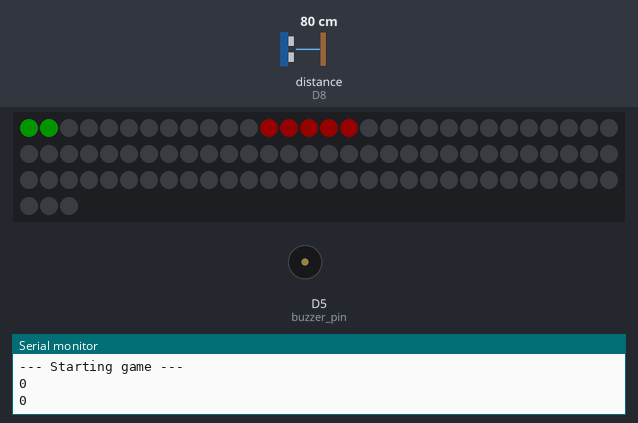
Recording of a sketch running on a simulated ESP8266 (NodeMCU). Shown: 93 RGB LEDs in strip order, left to right, continuing on the next row, buzzer (waves = sounding), the last lines printed to the serial monitor. Wiring (inferred from the names in the program): range finder with pulse-width output: data D8. The inputs (shaded band) are chosen by the test bench; at power-on: distance to the obstacle (sensor on D8) 80 cm. Dim RGB values are drawn brighter than linear; random numbers use the default seed unless the sketch sets one.

Above: at 0.1 s.
At 15.8 s:
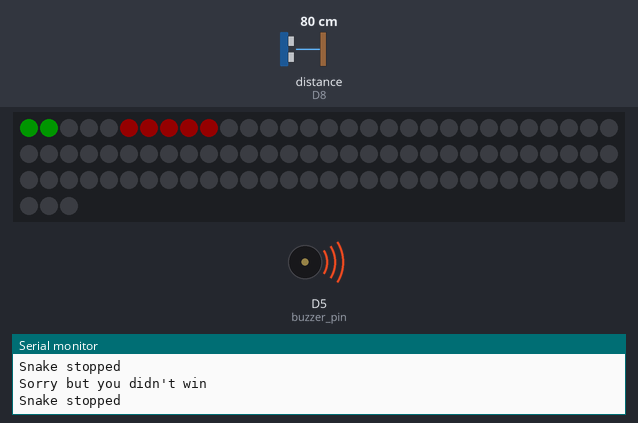
At 35.9 s:
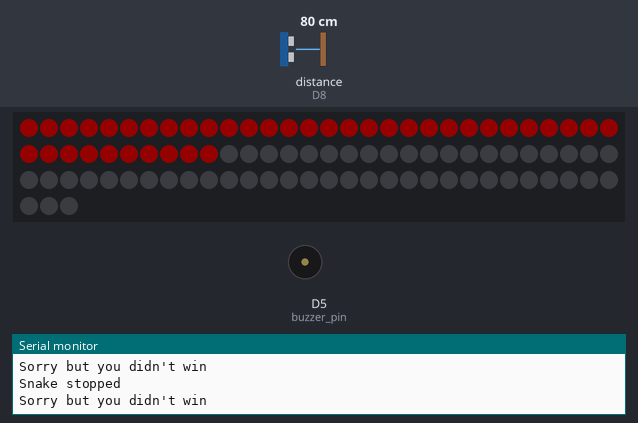
Timing chart, 0 to 37.4 s (numbered marks = the images above):
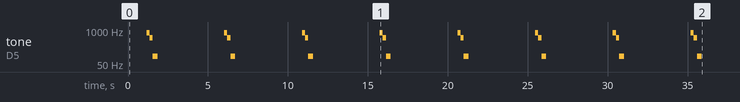

Measured:
- by itself, tone on D5 (buzzer_pin): repeats every 4.9 s: 500 Hz 0.20 s, 100 Hz 0.30 s, silent 4.2 s, 800 Hz 0.20 s
- what the display in image 1 shows lasts 1.7 s, from 14.7 s to 16.4 s

The sketch:

game.ino
```cpp
// (licence header left out)
#define NOTE_B0  31
#define NOTE_C1  33
#define NOTE_CS1 35
#define NOTE_D1  37
#define NOTE_DS1 39
#define NOTE_E1  41
#define NOTE_F1  44
#define NOTE_FS1 46
#define NOTE_G1  49
#define NOTE_GS1 52
#define NOTE_A1  55
#define NOTE_AS1 58
#define NOTE_B1  62
#define NOTE_C2  65
#define NOTE_CS2 69
#define NOTE_D2  73
#define NOTE_DS2 78
#define NOTE_E2  82
#define NOTE_F2  87
#define NOTE_FS2 93
#define NOTE_G2  98
#define NOTE_GS2 104
#define NOTE_A2  110
#define NOTE_AS2 117
#define NOTE_B2  123
#define NOTE_C3  131
#define NOTE_CS3 139
#define NOTE_D3  147
#define NOTE_DS3 156
#define NOTE_E3  165
#define NOTE_F3  175
#define NOTE_FS3 185
#define NOTE_G3  196
#define NOTE_GS3 208
#define NOTE_A3  220
#define NOTE_AS3 233
#define NOTE_B3  247
#define NOTE_C4  262
#define NOTE_CS4 277
#define NOTE_D4  294
#define NOTE_DS4 311
#define NOTE_E4  330
#define NOTE_F4  349
#define NOTE_FS4 370
#define NOTE_G4  392
#define NOTE_GS4 415
#define NOTE_A4  440
#define NOTE_AS4 466
#define NOTE_B4  494
#define NOTE_C5  523
#define NOTE_CS5 554
#define NOTE_D5  587
#define NOTE_DS5 622
#define NOTE_E5  659
#define NOTE_F5  698
#define NOTE_FS5 740
#define NOTE_G5  784
#define NOTE_GS5 831
#define NOTE_A5  880
#define NOTE_AS5 932
#define NOTE_B5  988
#define NOTE_C6  1047
#define NOTE_CS6 1109
#define NOTE_D6  1175
#define NOTE_DS6 1245
#define NOTE_E6  1319
#define NOTE_F6  1397
#define NOTE_FS6 1480
#define NOTE_G6  1568
#define NOTE_GS6 1661
#define NOTE_A6  1760
#define NOTE_AS6 1865
#define NOTE_B6  1976
#define NOTE_C7  2093
#define NOTE_CS7 2217
#define NOTE_D7  2349
#define NOTE_DS7 2489
#define NOTE_E7  2637
#define NOTE_F7  2794
#define NOTE_FS7 2960
#define NOTE_G7  3136
#define NOTE_GS7 3322
#define NOTE_A7  3520
#define NOTE_AS7 3729
#define NOTE_B7  3951
#define NOTE_C8  4186
#define NOTE_CS8 4435
#define NOTE_D8  4699
#define NOTE_DS8 4978

#include <FastLED.h>
#define LED_PIN D7
#define LED_NUM 93 // number of leds
CRGB pixels[LED_NUM];
const int strip_len = 40; // number of leds
unsigned int bounce_times = 1;
unsigned int score = 1;
const byte but_pin = D8;
unsigned int snake_s = 150;
bool is_clicked = false;
bool snake_bounce = false;
#define buzzer_pin D5
//Variables with fresh positions of snake
int snake_location[] = {0,0,0};
int rand_num[] = {0,0,0,0,0};
//Variables saved in a moment of interrupt
int snake_location_new[] = {0,0,0};
int rand_num_new[] = {0,0,0,0,0};
bool on_buzzer = true; // Turn on or off sound effects

int melody[] = {
  NOTE_C4, NOTE_G3, NOTE_G3, NOTE_A3, NOTE_G3, 0, NOTE_B3, NOTE_C4
};
int noteDurations[] = {
  4, 8, 8, 4, 4, 4, 4, 4
};
void setup() {
  Serial.begin(115200);
  pinMode(buzzer_pin,OUTPUT);
  FastLED.addLeds<WS2812B,LED_PIN,GRB>(pixels,LED_NUM);
  FastLED.setBrightness(20);
  FastLED.clear();
  Serial.println("--- Starting game ---");
  pinMode(but_pin,INPUT);
  attachInterrupt(digitalPinToInterrupt(but_pin),INT1, HIGH);
  bounce_times = 0;
  score = 0;
  Serial.println(bounce_times);
  Serial.println(score);
  Game_red_strip(strip_len); //Generate location for red strip
}
void Game(const int strip_length,int snake_speed,int length_tail){
  for(int i=0;i<strip_length;i++){
    if(is_clicked == true){
      Game_check(strip_len);
      goto game_check;
    }
    pixels[rand_num[0]].setRGB(255,0,0);
    pixels[rand_num[1]].setRGB(255,0,0);
    pixels[rand_num[2]].setRGB(255,0,0);
    pixels[rand_num[3]].setRGB(255,0,0);
    pixels[rand_num[4]].setRGB(255,0,0);
    FastLED.show();
    if(length_tail == 1){
      pixels[i].setRGB(0,255,0);
      FastLED.show();
    }else if(length_tail == 2){
      pixels[i].setRGB(0,255,0);
      pixels[i-1].setRGB(0,255,0);
      FastLED.show();
    }else if(length_tail ==3){
      pixels[i].setRGB(0,255,0);
      pixels[i-1].setRGB(0,255,0);
      pixels[i+1].setRGB(0,255,0);
      FastLED.show();
      snake_location[0] = i+1;
      snake_location[1] = i;
      snake_location[2] = i-1;
    }else{
      Serial.println("error");
    }
     delay(snake_speed);
//   Serial.print(snake_location[0]);
//   Serial.print(snake_location[1]);
//   Serial.print(snake_location[2]);
//   Serial.println(" ");
     FastLED.clear();
  }
  for(int i=strip_length;i>0;i--){
    if(is_clicked == true){
      Game_check(strip_len);
      goto game_check;
      }
    pixels[rand_num[0]].setRGB(255,0,0);
    pixels[rand_num[1]].setRGB(255,0,0);
    pixels[rand_num[2]].setRGB(255,0,0);
    pixels[rand_num[3]].setRGB(255,0,0);
    pixels[rand_num[4]].setRGB(255,0,0);
    FastLED.show();
    if(length_tail == 1){
      pixels[i].setRGB(0,255,0);
      FastLED.show();
    }else if(length_tail == 2){
      pixels[i].setRGB(0,255,0);
      pixels[i+1].setRGB(0,255,0);
      FastLED.show();
    }else if(length_tail == 3){
      pixels[i].setRGB(0,255,0);
      pixels[i-1].setRGB(0,255,0);
      pixels[i+1].setRGB(0,255,0);
      FastLED.show();
      snake_location[0] = i+1;
      snake_location[1] = i;
      snake_location[2] = i-1;
    }else{
      Serial.println("error");
    }
    delay(snake_speed);
    //Serial.print(snake_location[0]);
    //Serial.print(snake_location[1]);
    //Serial.print(snake_location[2]);
    //Serial.println(" ");
    FastLED.clear();
  }
  game_check:
  bounce_times++;
  //Serial.println(bounce_times);
  //Serial.println("Goto check function");
}
void Game_red_strip(int strip_length){
   //Create location for red strip
   int random_num  = random (3,strip_length-3);
   rand_num[0] = random_num+2;
   rand_num[1] = random_num+1;
   rand_num[2] = random_num;
   rand_num[3] = random_num-1;
   rand_num[4] = random_num-2;
 }
void loop() {
    Game(strip_len,snake_s,3);
}
ICACHE_RAM_ATTR void INT1(){
    is_clicked = true;
    //  Game_stop(strip_len);
    Game_save_location(strip_len);
}
void Game_save_variable(){
  snake_location_new[0] = snake_location[0];
  snake_location_new[1] = snake_location[1];
  snake_location_new[2] = snake_location[2];
  rand_num_new[0] = rand_num[0];
  rand_num_new[1] = rand_num[1];
  rand_num_new[2] = rand_num[2];
  rand_num_new[3] = rand_num[3];
  rand_num_new[4] = rand_num[4];
}
void Game_save_location(int strip_length){
  Game_save_variable();//Save location
}
void Game_check(int strip_length){
    if(is_clicked == true){
    FastLED.clear();
    Serial.println("Snake stopped");
    //snake
    pixels[snake_location_new[0]].setRGB(0,255,0);
    pixels[snake_location_new[1]].setRGB(0,255,0);
    pixels[snake_location_new[2]].setRGB(0,255,0);
    //Serial.print(snake_location_new[1]); // For checking position of the snake
    //red strip
    pixels[rand_num_new[0]].setRGB(255,0,0);
    pixels[rand_num_new[1]].setRGB(255,0,0);
    pixels[rand_num_new[2]].setRGB(255,0,0);
    pixels[rand_num_new[3]].setRGB(255,0,0);
    pixels[rand_num_new[4]].setRGB(255,0,0);
    FastLED.show();
    delay(1000);
    FastLED.clear();
    if(snake_location_new[0]<= rand_num_new[0] && snake_location_new[2]>=rand_num_new[4]){
      snake_s = snake_s - 10;
      if(score == 14){
        Serial.println("You win this game !!!");
        win_sound_end;
        snake_s = 150;
        score = 0;
      }
      win_sound();
      Serial.print("Speed of snake: ");
      Serial.print(snake_s);
      Serial.println(" ");
      fill_solid(pixels,strip_length,CRGB(0,255,0));
      FastLED.show();
      //Serial.println("Cool you win");
      Serial.print("Your score: ");
      Serial.print(score);
      Serial.println(" ");
      score++;
      delay(3000);
    }else{
      lose_sound();
      fill_solid(pixels,strip_length,CRGB(255,0,0));
      FastLED.show();
      Serial.println("Sorry but you didn't win");
      score = 0;
      snake_s = 150;
      delay(3000);
    }
    Game_red_strip(strip_len);
    is_clicked = false;
  }
}
void win_sound(){
  if(on_buzzer == true){
  tone(buzzer_pin, 1000);
  delay(200);
  tone(buzzer_pin, 1400);
  delay(200);
  tone(buzzer_pin, 2000);
  delay(300);
  noTone(buzzer_pin);
  }
}
void win_sound_end(){
  if(on_buzzer == true){
  for (int thisNote = 0; thisNote < 8; thisNote++) {
    int noteDuration = 1000 / noteDurations[thisNote];
    tone(buzzer_pin, melody[thisNote], noteDuration);
    int pauseBetweenNotes = noteDuration * 1.30;
    delay(pauseBetweenNotes);
    noTone(buzzer_pin);
  }
  }
}
void lose_sound(){
  if(on_buzzer == true){
  tone(buzzer_pin, 800);
  delay(200);
  tone(buzzer_pin, 500);
  delay(200);
  tone(buzzer_pin, 100);
  delay(300);
  noTone(buzzer_pin);
  }
}
```
